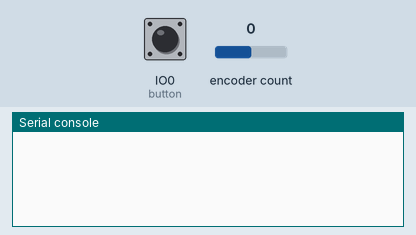
A program run on a simulated ESP32 board running CircuitPython. Parts: the last lines printed to the serial console. The test bench sets the inputs (shaded band); at power-on: encoder count 0, IO0 (button) HIGH.

Above: at 1.2 s.
1.3 s: encoder count set to 1
At 2.5 s:
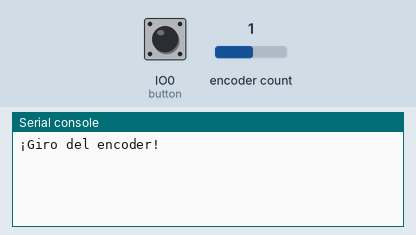
2.8 s: IO0 (button) pulled LOW for 0.15 s
At 3.8 s:
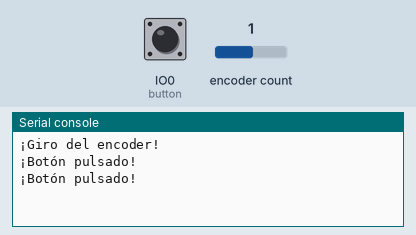

Measured:
- after the input at 1.3 s, the serial console: prints a new line at once (image 1)
- after the input at 2.8 s, the serial console: prints a new line at once (image 2)

The program:

T-Embed-CP-Ej2.py
```python
#############################################################################################################
#                                                                                                           #
# Título: CircuitPython_Ejemplo_2 - Uso del botón y el rotary encoder                                       #
# Autor: Juan M. Montes Sánchez.                                                                            #
# Objetivo: Aprender el uso del botón y el rotary encoder en CircuitPython.                                 #
#                                                                                                           #
#############################################################################################################

# --------------------
# Importamos las librerías necesarias
# --------------------
import time             # Necesaria para hacer esperas
import board            # Incluye elementos de la placa
import digitalio        # Para entrada/salida digital
import rotaryio         # Para uso de encoder
# --------------------


# Configuramos botón como entrada
button = digitalio.DigitalInOut(board.IO0)

# Configuramos encoder con la librería rotaryio
encoder = rotaryio.IncrementalEncoder(board.IO2, board.IO1, divisor=2)

last_position = encoder.position # Esta variable global guardará la última posición del encoder

# Bucle infinito
while True:

    # Si el botón está pulsado envia un mensaje
    if not button.value:
        print("¡Botón pulsado!")

    # Guarda la posición actual del encoder
    current_position = encoder.position

    # Se compara con la posición anterior
    position_change = current_position - last_position

    # Si la posición es distinta, ha girado
    if position_change != 0:
        print("¡Giro del encoder!")

    # Actualiza la última posición a la actual
    last_position = current_position

    # Espera antes de reiniciar el bucle
    time.sleep(0.1)
    pass
```
